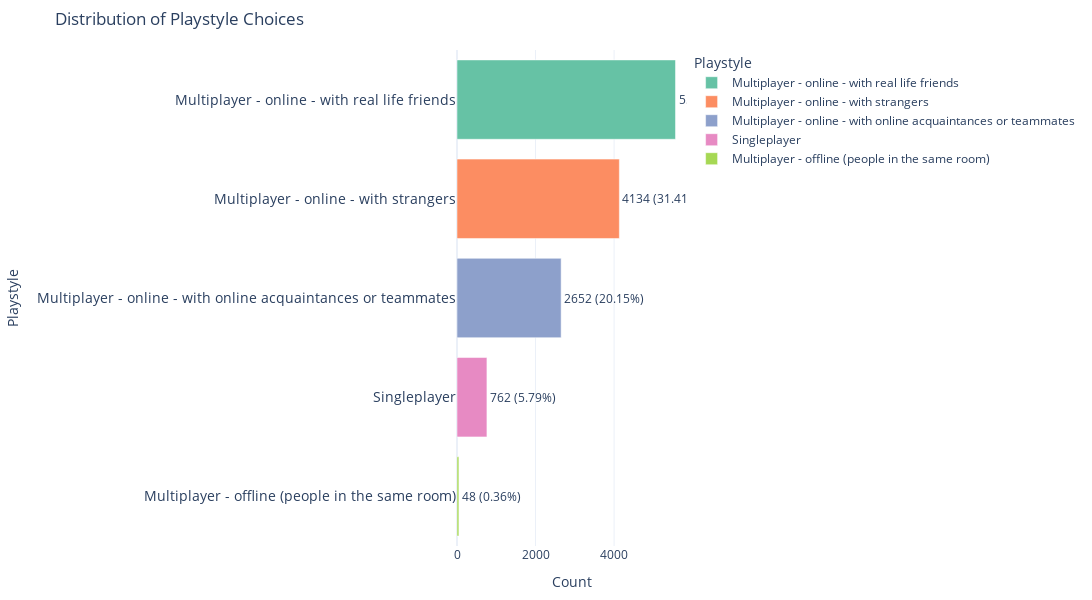

Source (notebook cell):
### Code cell
import pandas as pd
import plotly.express as px
playstyle_choices = [
    'Multiplayer - online - with real life friends',
    'Multiplayer - online - with strangers', 
    'Multiplayer - online - with online acquaintances or teammates',
    'Singleplayer',
    'Multiplayer - offline (people in the same room)'
]
playstyle_counts = df['Playstyle'].value_counts().reindex(playstyle_choices, fill_value=0)
total_count = playstyle_counts.sum()
percentages = (playstyle_counts / total_count * 100).round(2) 
playstyle_counts_df = pd.DataFrame({
    'Playstyle': playstyle_counts.index,
    'Count': playstyle_counts.values,
    'Percentage': percentages.values
})
playstyle_counts_df['Label'] = playstyle_counts_df.apply(lambda row: f"{row['Count']} ({row['Percentage']}%)", axis=1)
fig = px.bar(playstyle_counts_df, 
             x='Count', y='Playstyle', 
             orientation='h', 
             title='Distribution of Playstyle Choices',
             text='Label', 
             color='Playstyle', 
             color_discrete_sequence=px.colors.qualitative.Set2)
fig.update_layout(
    xaxis_title="Count",
    yaxis_title="Playstyle",
    width=1200,
    height=600,  
    template="plotly_white",
    margin=dict(l=150, r=50, t=50, b=50), 
    yaxis=dict(tickmode="array", tickfont=dict(size=14)), 
)
fig.update_traces(textposition='outside')
fig.show()

### Figure 1 — Plotly figure (JSON) as saved in the notebook; plotly's stock layout.template omitted (floating-point values rounded to 4 significant figures)
{"data": [{"alignmentgroup": "True", "hovertemplate": "Playstyle=%{y}<br>Count=%{x}<br>Label=%{text}<extra></extra>", "legendgroup": "Multiplayer - online - with real life friends", "marker": {"color": "rgb(102,194,165)", "pattern": {"shape": ""}}, "name": "Multiplayer - online - with real life friends", "offsetgroup": "Multiplayer - online - with real life friends", "orientation": "h", "showlegend": true, "text": ["5564 (42.28%)"], "textposition": "outside", "type": "bar", "x": [5564], "xaxis": "x", "y": ["Multiplayer - online - with real life friends"], "yaxis": "y"}, {"alignmentgroup": "True", "hovertemplate": "Playstyle=%{y}<br>Count=%{x}<br>Label=%{text}<extra></extra>", "legendgroup": "Multiplayer - online - with strangers", "marker": {"color": "rgb(252,141,98)", "pattern": {"shape": ""}}, "name": "Multiplayer - online - with strangers", "offsetgroup": "Multiplayer - online - with strangers", "orientation": "h", "showlegend": true, "text": ["4134 (31.41%)"], "textposition": "outside", "type": "bar", "x": [4134], "xaxis": "x", "y": ["Multiplayer - online - with strangers"], "yaxis": "y"}, {"alignmentgroup": "True", "hovertemplate": "Playstyle=%{y}<br>Count=%{x}<br>Label=%{text}<extra></extra>", "legendgroup": "Multiplayer - online - with online acquaintances or teammates", "marker": {"color": "rgb(141,160,203)", "pattern": {"shape": ""}}, "name": "Multiplayer - online - with online acquaintances or teammates", "offsetgroup": "Multiplayer - online - with online acquaintances or teammates", "orientation": "h", "showlegend": true, "text": ["2652 (20.15%)"], "textposition": "outside", "type": "bar", "x": [2652], "xaxis": "x", "y": ["Multiplayer - online - with online acquaintances or teammates"], "yaxis": "y"}, {"alignmentgroup": "True", "hovertemplate": "Playstyle=%{y}<br>Count=%{x}<br>Label=%{text}<extra></extra>", "legendgroup": "Singleplayer", "marker": {"color": "rgb(231,138,195)", "pattern": {"shape": ""}}, "name": "Singleplayer", "offsetgroup": "Singleplayer", "orientation": "h", "showlegend": true, "text": ["762 (5.79%)"], "textposition": "outside", "type": "bar", "x": [762], "xaxis": "x", "y": ["Singleplayer"], "yaxis": "y"}, {"alignmentgroup": "True", "hovertemplate": "Playstyle=%{y}<br>Count=%{x}<br>Label=%{text}<extra></extra>", "legendgroup": "Multiplayer - offline (people in the same room)", "marker": {"color": "rgb(166,216,84)", "pattern": {"shape": ""}}, "name": "Multiplayer - offline (people in the same room)", "offsetgroup": "Multiplayer - offline (people in the same room)", "orientation": "h", "showlegend": true, "text": ["48 (0.36%)"], "textposition": "outside", "type": "bar", "x": [48], "xaxis": "x", "y": ["Multiplayer - offline (people in the same room)"], "yaxis": "y"}], "layout": {"barmode": "relative", "height": 600, "legend": {"title": {"text": "Playstyle"}, "tracegroupgap": 0}, "margin": {"b": 50, "l": 150, "r": 50, "t": 50}, "title": {"text": "Distribution of Playstyle Choices"}, "width": 1200, "xaxis": {"anchor": "y", "domain": [0, 1], "title": {"text": "Count"}}, "yaxis": {"anchor": "x", "categoryarray": ["Multiplayer - offline (people in the same room)", "Singleplayer", "Multiplayer - online - with online acquaintances or teammates", "Multiplayer - online - with strangers", "Multiplayer - online - with real life friends"], "categoryorder": "array", "domain": [0, 1], "tickfont": {"size": 14}, "tickmode": "array", "title": {"text": "Playstyle"}}}}
